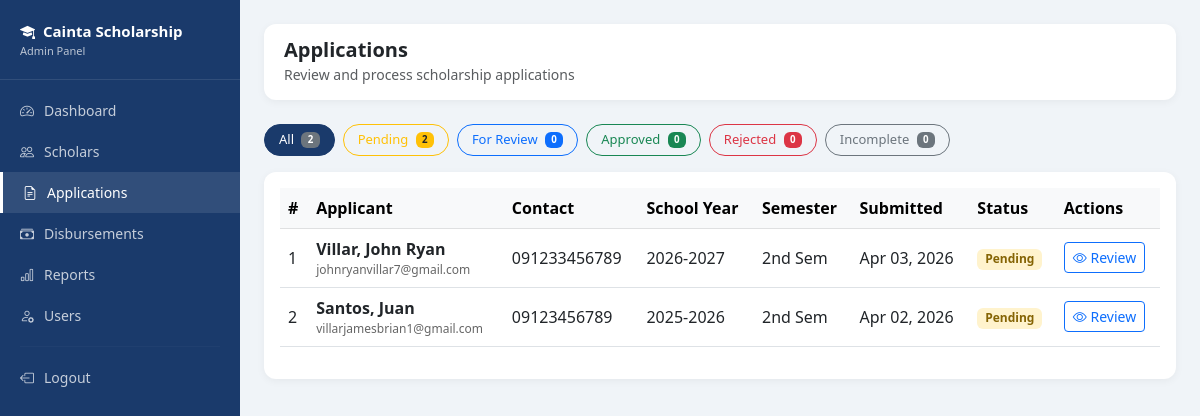
Before: /admin/applications.php (signed in) with the older database file.
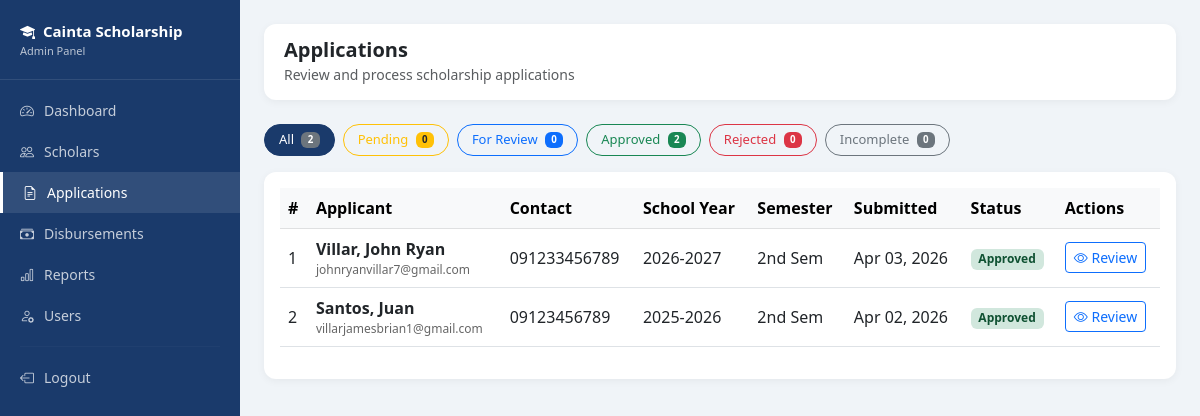
After: the same page with the newer database file.
### tables this page shows
CREATE TABLE `applications` (
  `application_id` int(11) NOT NULL,
  `scholar_id` int(11) NOT NULL,
  `school_year` varchar(20) DEFAULT NULL,
  `semester` enum('1st','2nd') DEFAULT NULL,
  `gwa` decimal(4,2) DEFAULT NULL,
  `monthly_income` decimal(10,2) DEFAULT NULL,
  `status` enum('pending','for_review','approved','rejected','incomplete') DEFAULT 'pending',
  `remarks` text DEFAULT NULL,
  `submitted_at` timestamp NOT NULL DEFAULT current_timestamp(),
  `father_name` varchar(100) DEFAULT NULL,
  `father_occupation` varchar(100) DEFAULT NULL,
  `mother_name` varchar(100) DEFAULT NULL,
  `mother_occupation` varchar(100) DEFAULT NULL
);

CREATE TABLE `students` (
  `student_id` int(11) NOT NULL,
  `first_name` varchar(50) NOT NULL,
  `last_name` varchar(50) NOT NULL,
  `middle_name` varchar(50) DEFAULT NULL,
  `email` varchar(100) NOT NULL,
  `password` varchar(255) NOT NULL,
  `contact_no` varchar(20) DEFAULT NULL,
  `address` text DEFAULT NULL,
  `barangay` varchar(100) DEFAULT NULL,
  `birthdate` date DEFAULT NULL,
  `gender` enum('Male','Female') DEFAULT NULL,
  `is_active` tinyint(4) DEFAULT 1,
  `created_at` timestamp NOT NULL DEFAULT current_timestamp()
);

### admin/applications.php (the view, shortened to what the changed rows need)
<?php
require_once '../includes/db.php';
$filter = $_GET['filter'] ?? 'all';
if($filter != 'all') {
    $stmt = $pdo->prepare("
        SELECT a.*, s.first_name, s.last_name, s.email, s.contact_no
        FROM applications a
        JOIN students s ON a.scholar_id = s.student_id
        WHERE a.status = ?
        ORDER BY a.submitted_at DESC
    ");
    $stmt->execute([$filter]);
} else {
    $stmt = $pdo->query("
        SELECT a.*, s.first_name, s.last_name, s.email, s.contact_no
        FROM applications a
        JOIN students s ON a.scholar_id = s.student_id
        ORDER BY a.submitted_at DESC
    ");
}
$applications = $stmt->fetchAll();
$counts = $pdo->query("SELECT status, COUNT(*) as cnt FROM applications GROUP BY status")->fetchAll(PDO::FETCH_KEY_PAIR);
?>
<!DOCTYPE html>
<html lang="en">
<head>
    <link href="https://cdn.jsdelivr.net/npm/bootstrap@5.3.0/dist/css/bootstrap.min.css" rel="stylesheet">
    <link href="https://cdn.jsdelivr.net/npm/bootstrap-icons@1.10.0/font/bootstrap-icons.css" rel="stylesheet">
</head>
<body>
<div class="main-content">
    <div class="mb-3 d-flex gap-2 flex-wrap">
        <a href="applications.php?filter=pending" class="btn btn-outline-warning filter-btn <?= $filter=='pending'?'active':'' ?>">
            Pending <span class="badge bg-warning text-dark ms-1"><?= $counts['pending'] ?? 0 ?></span>
        </a>
        <a href="applications.php?filter=approved" class="btn btn-outline-success filter-btn <?= $filter=='approved'?'active':'' ?>">
            Approved <span class="badge bg-success ms-1"><?= $counts['approved'] ?? 0 ?></span>
        </a>
    </div>
    <div class="card">
        <div class="card-body">
            <div class="table-responsive">
                <table class="table table-hover align-middle">
                    <thead class="table-light">
                        <tr>
                            <th>#</th>
                            <th>Applicant</th>
                            <th>Contact</th>
                            <th>School Year</th>
                            <th>Semester</th>
                            <th>Submitted</th>
                            <th>Status</th>
                            <th>Actions</th>
                        </tr>
                    </thead>
                    <tbody>
                        <?php if(empty($applications)): ?>
                        <tr>
                            <td colspan="8" class="text-center text-muted py-4">
                                <i class="bi bi-file-earmark fs-3 d-block mb-2"></i>
                                No applications found.
                            </td>
                        </tr>
                        <?php else: ?>
                        <?php foreach($applications as $i => $app): ?>
                        <tr>
                            <td><?= $i + 1 ?></td>
                            <td>
                                <strong><?= htmlspecialchars($app['last_name'] . ', ' . $app['first_name']) ?></strong>
                                <div style="font-size:12px; color:#666;"><?= htmlspecialchars($app['email']) ?></div>
                            </td>
                            <td><?= htmlspecialchars($app['contact_no']) ?></td>
                            <td><?= $app['school_year'] ?></td>
                            <td><?= $app['semester'] ?> Sem</td>
                            <td><?= date('M d, Y', strtotime($app['submitted_at'])) ?></td>
                            <td>
                                <span class="badge badge-<?= $app['status'] ?>">
                                    <?= ucfirst(str_replace('_', ' ', $app['status'])) ?>
                                </span>
                            </td>
                            <td>
                                <button class="btn btn-sm btn-outline-primary"
                                    onclick="viewApplication(<?= htmlspecialchars(json_encode($app)) ?>)">
                                    <i class="bi bi-eye"></i> Review
                                </button>
                            </td>
                        </tr>
                        <?php endforeach; ?>
                        <?php endif; ?>
                    </tbody>
                </table>
            </div>
        </div>
    </div>
</div>
</body>
</html>

Changed rows visible on the page:
changed applications "Apr 03, 2026": status "Pending" → "Approved"
changed applications "Apr 02, 2026": status "Pending" → "Approved"
Other visible differences:
$counts['pending']: "2" → "0"
$counts['approved']: "0" → "2"
